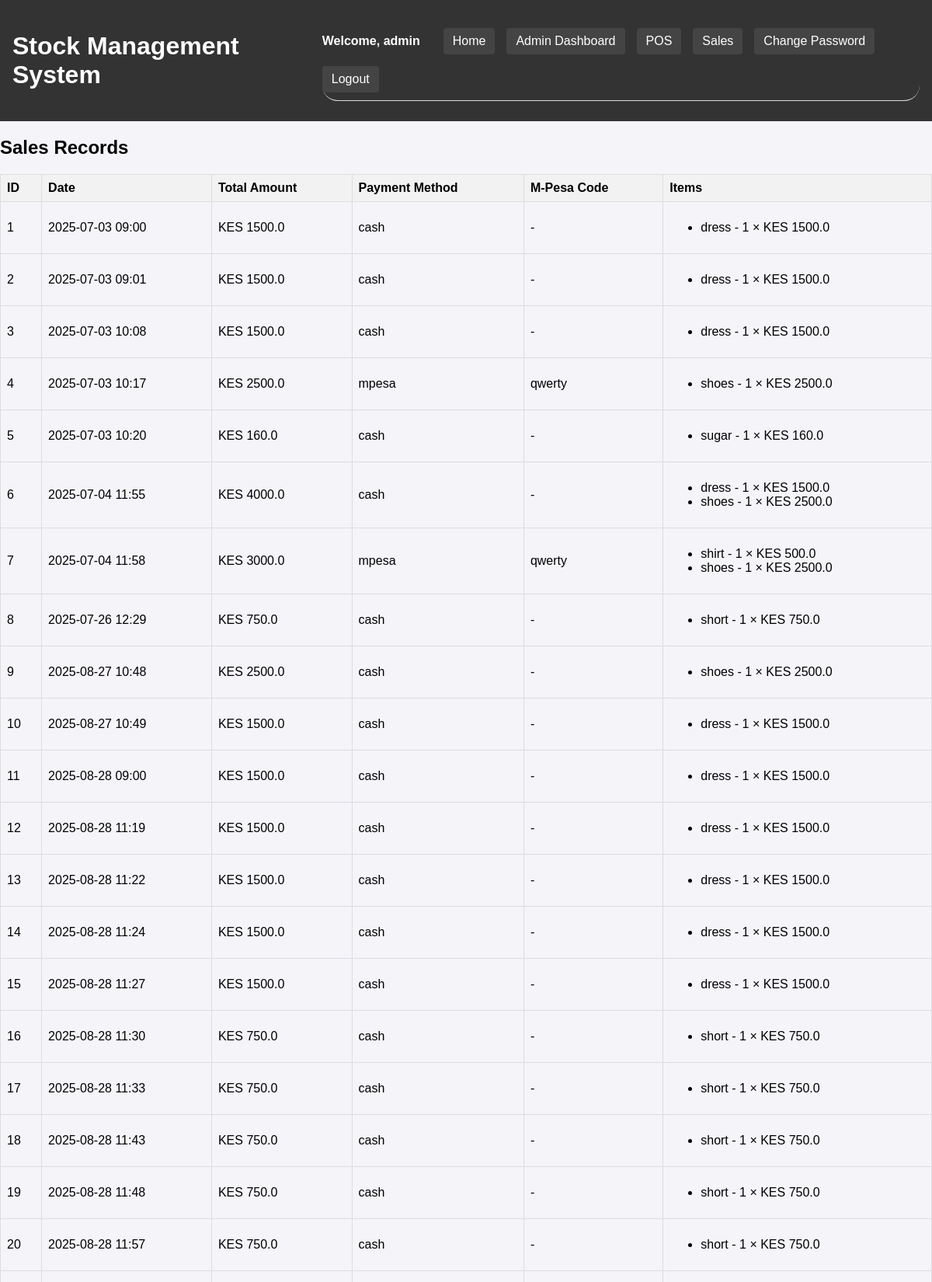
The page /sales-viewer (signed in, upper part) on the database its author committed.
### app.py (models this page shows)
class Sale(db.Model):
    id = db.Column(db.Integer, primary_key=True)
    date = db.Column(db.DateTime, default=datetime.utcnow)
    total_amount = db.Column(db.Float)
    payment_method = db.Column(db.String(20))
    mpesa_code = db.Column(db.String(50))
    created_by = db.Column(db.String(80))
    items = db.relationship('SaleItem', back_populates='sale')  # Added back_populates

class SaleItem(db.Model):
    id = db.Column(db.Integer, primary_key=True)
    sale_id = db.Column(db.Integer, db.ForeignKey('sale.id'))
    item_id = db.Column(db.Integer, db.ForeignKey('stock_item.id'))
    quantity = db.Column(db.Integer)
    price = db.Column(db.Float)
    sale = db.relationship('Sale', back_populates='items')  # Added relationship
    stock_item = db.relationship('StockItem', back_populates='sales')

class StockItem(db.Model):
    id = db.Column(db.Integer, primary_key=True)
    name = db.Column(db.String(100), nullable=False)
    buying_price = db.Column(db.Float, nullable=False)
    selling_price = db.Column(db.Float, nullable=False)
    size = db.Column(db.String(50))
    quantity = db.Column(db.Integer, nullable=False)
    description = db.Column(db.Text)
    sales = db.relationship('SaleItem', back_populates='stock_item')  # Added relationship

### app.py (the view)
@app.route('/sales-viewer')
def sales_viewer():
    if 'user_id' not in session or session['role'] != 'admin':
        return redirect(url_for('login'))
    sales = Sale.query.all()
    return render_template('admin/sales_viewer.html', sales=sales)

### app.py (called while the page is built)
@app.before_request
def set_timezone():
    g.timezone = pytz.timezone('Africa/Nairobi')

@app.template_filter('local_time')
def local_time_filter(dt):
    if not dt:
        return ""
    if dt.tzinfo is None:
        dt = pytz.utc.localize(dt)
    return dt.astimezone(g.timezone).strftime('%Y-%m-%d %H:%M')

### templates/admin/sales_viewer.html
{% extends "base.html" %}
{% block content %}
<div class="sales-viewer">
    <h2>Sales Records</h2>
    <table>
        <thead>
            <tr>
                <th>ID</th>
                <th>Date</th>
                <th>Total Amount</th>
                <th>Payment Method</th>
                <th>M-Pesa Code</th>
                <th>Items</th>
            </tr>
        </thead>
        <tbody>
            {% for sale in sales %}
            <tr>
                <td>{{ sale.id }}</td>
                <td>{{ sale.date | local_time }}</td>
                <td>KES {{ sale.total_amount }}</td>
                <td>{{ sale.payment_method }}</td>
                <td>{{ sale.mpesa_code or '-' }}</td>
                <td>
                    <ul>
                        {% for item in sale.items %}
                        <li>
                            {{ item.stock_item.name }} -
                            {{ item.quantity }} × KES {{ item.price }}
                        </li>
                        {% endfor %}
                    </ul>
                </td>
            </tr>
            {% else %}
            <tr>
                <td colspan="6">No sales records found</td>
            </tr>
            {% endfor %}
        </tbody>
    </table>
</div>
{% endblock %}

### templates/base.html (shortened to what this page needs)
<!DOCTYPE html>
<html lang="en">
<head>
    <link rel="stylesheet" href="{{ url_for('static', filename='css/style.css') }}">
    <link rel="stylesheet" href="https://cdnjs.cloudflare.com/ajax/libs/font-awesome/6.4.0/css/all.min.css">
</head>
<body>
    <header>
        <h1>Stock Management System</h1>
        <nav>
            {% if 'user_id' in session %}
                <span>Welcome, {{ session['username'] }}</span>
                <a href="{{ url_for('home') }}">Home</a>
                {% if session['role'] == 'admin' %}
                <a href="{{ url_for('admin_dashboard') }}">Admin Dashboard</a>
            {% endif %}
            <a href="{{ url_for('pos') }}">POS</a>
            <a href="{{ url_for('sales') }}">Sales</a>
                <a href="{{ url_for('change_password') }}">Change Password</a>
                <a href="{{ url_for('logout') }}">Logout</a>
            {% endif %}
        </nav>
    </header>
    <main>
        {% block content %}{% endblock %}
    </main>
</body>
</html>

### static/css/style.css (style rules this page uses)
body { font-family: Arial, sans-serif; margin: 0; padding: 0; background-color: #f4f4f9; }
header { background: #333; color: white; padding: 1rem; display: flex; justify-content: space-between; align-items: center; }
nav a { padding: 8px 12px; border-radius: 4px; background: #444; transition: background 0.3s; text-decoration: none; color: white; }
table { width: 100%; border-collapse: collapse; margin: 20px 0; }
table th, table td { border: 1px solid #ddd; padding: 8px; text-align: left; }
table th { background-color: #f2f2f2; }
nav { display: flex; align-items: center; border-radius: 20px; gap: 15px; flex-wrap: wrap; margin: 10px 0; padding: 10px 0; border-bottom: 1px solid #ddd; }
nav span { margin-right: 15px; font-weight: bold; }

### rows shown on the page
Sale: username "admin"
Sale: id "1", date|local_time "2025-07-03 09:00", total_amount "1500.0", payment_method "cash", mpesa_code "-"
SaleItem: stock_item.name "dress", quantity "1", price "1500.0"
Sale: id "2", date|local_time "2025-07-03 09:01", total_amount "1500.0", payment_method "cash", mpesa_code "-"
SaleItem: stock_item.name "dress", quantity "1", price "1500.0"
Sale: id "3", date|local_time "2025-07-03 10:08", total_amount "1500.0", payment_method "cash", mpesa_code "-"
SaleItem: stock_item.name "dress", quantity "1", price "1500.0"
Sale: id "4", date|local_time "2025-07-03 10:17", total_amount "2500.0", payment_method "mpesa", mpesa_code "qwerty"
SaleItem: stock_item.name "shoes", quantity "1", price "2500.0"
Sale: id "5", date|local_time "2025-07-03 10:20", total_amount "160.0", payment_method "cash", mpesa_code "-"
SaleItem: stock_item.name "sugar", quantity "1", price "160.0"
Sale: id "6", date|local_time "2025-07-04 11:55", total_amount "4000.0", payment_method "cash", mpesa_code "-"
SaleItem: stock_item.name "dress", quantity "1", price "1500.0"
SaleItem: stock_item.name "shoes", quantity "1", price "2500.0"
Sale: id "7", date|local_time "2025-07-04 11:58", total_amount "3000.0", payment_method "mpesa", mpesa_code "qwerty"
SaleItem: stock_item.name "shirt", quantity "1", price "500.0"
SaleItem: stock_item.name "shoes", quantity "1", price "2500.0"
Sale: id "8", date|local_time "2025-07-26 12:29", total_amount "750.0", payment_method "cash", mpesa_code "-"
SaleItem: stock_item.name "short", quantity "1", price "750.0"
Sale: id "9", date|local_time "2025-08-27 10:48", total_amount "2500.0", payment_method "cash", mpesa_code "-"
SaleItem: stock_item.name "shoes", quantity "1", price "2500.0"
Sale: id "10", date|local_time "2025-08-27 10:49", total_amount "1500.0", payment_method "cash", mpesa_code "-"
SaleItem: stock_item.name "dress", quantity "1", price "1500.0"
Sale: id "11", date|local_time "2025-08-28 09:00", total_amount "1500.0", payment_method "cash", mpesa_code "-"
SaleItem: stock_item.name "dress", quantity "1", price "1500.0"
Sale: id "12", date|local_time "2025-08-28 11:19", total_amount "1500.0", payment_method "cash", mpesa_code "-"
SaleItem: stock_item.name "dress", quantity "1", price "1500.0"
Sale: id "13", date|local_time "2025-08-28 11:22", total_amount "1500.0", payment_method "cash", mpesa_code "-"
SaleItem: stock_item.name "dress", quantity "1", price "1500.0"
Sale: id "14", date|local_time "2025-08-28 11:24", total_amount "1500.0", payment_method "cash", mpesa_code "-"
SaleItem: stock_item.name "dress", quantity "1", price "1500.0"
Sale: id "15", date|local_time "2025-08-28 11:27", total_amount "1500.0", payment_method "cash", mpesa_code "-"
SaleItem: stock_item.name "dress", quantity "1", price "1500.0"
Sale: id "16", date|local_time "2025-08-28 11:30", total_amount "750.0", payment_method "cash", mpesa_code "-"
SaleItem: stock_item.name "short", quantity "1", price "750.0"
Sale: id "17", date|local_time "2025-08-28 11:33", total_amount "750.0", payment_method "cash", mpesa_code "-"
SaleItem: stock_item.name "short", quantity "1", price "750.0"
Sale: id "18", date|local_time "2025-08-28 11:43", total_amount "750.0", payment_method "cash", mpesa_code "-"
SaleItem: stock_item.name "short", quantity "1", price "750.0"
Sale: id "19", date|local_time "2025-08-28 11:48", total_amount "750.0", payment_method "cash", mpesa_code "-"
SaleItem: stock_item.name "short", quantity "1", price "750.0"
Sale: id "20", date|local_time "2025-08-28 11:57", total_amount "750.0", payment_method "cash", mpesa_code "-"
SaleItem: stock_item.name "short", quantity "1", price "750.0"
